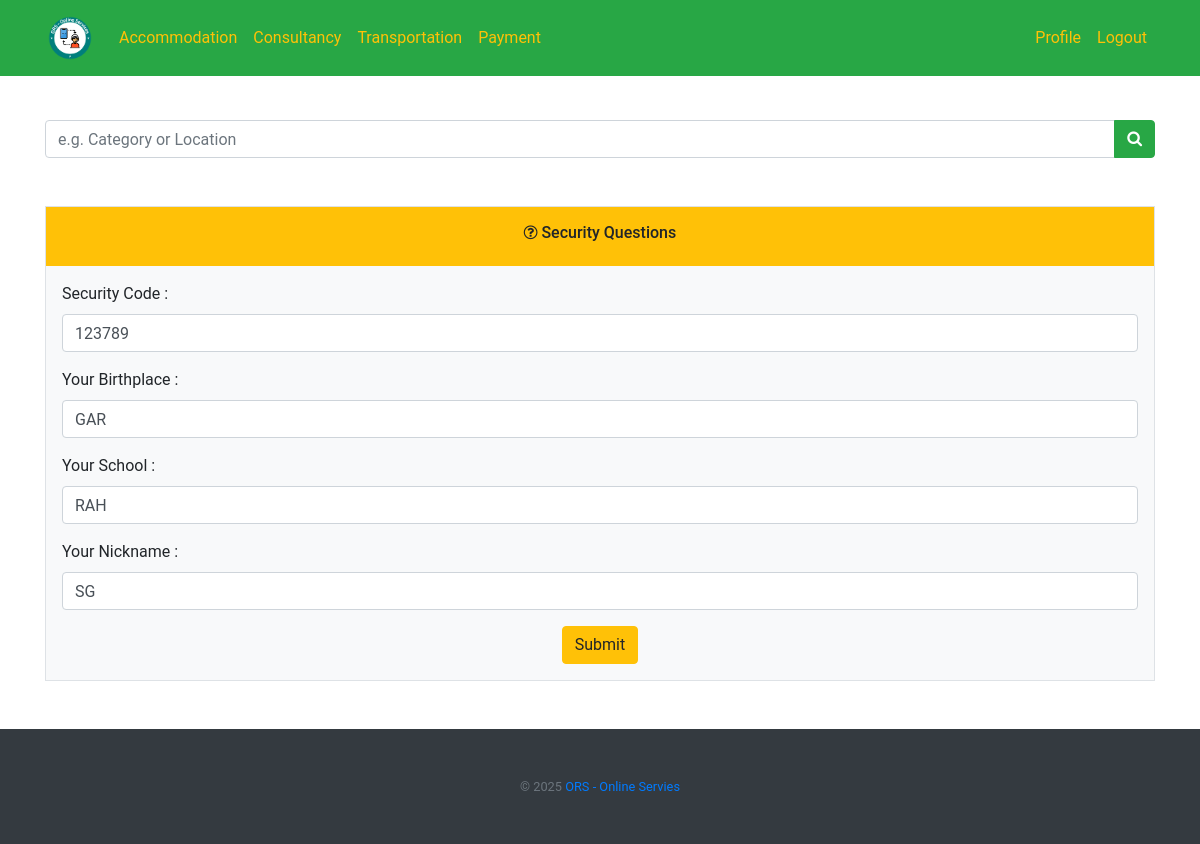
Screenshot of /questions (signed in) with the database file from the repository.
### tables this page shows
CREATE TABLE security (id INTEGER NOT NULL, user INTEGER NOT NULL UNIQUE, code TEXT NOT NULL, one TEXT NOT NULL, two TEXT NOT NULL, three TEXT NOT NULL, PRIMARY KEY(id), FOREIGN KEY(user) REFERENCES users(id));

### application.py (the view)
@app.route("/questions", methods=["GET", "POST"])
@login_required
def questions():
    user = session["user_id"]
    security = db.execute("SELECT * FROM security WHERE user = ?", user)[0]
    if request.method == "POST":
        code = request.form.get("code")
        one = request.form.get("one")
        two = request.form.get("two")
        three = request.form.get("three")
        db.execute("UPDATE security SET code = ?, one = ?, two = ?, three = ? WHERE user = ?",
                   code, one, two, three, user)
        flash("Security questions are updated!")
        return redirect("/profile")
    else:
        return render_template("questions.html", security=security)

### application.py (called while the page is built)
@app.after_request
def after_request(response):
    response.headers["Cache-Control"] = "no-cache, no-store, must-revalidate"
    response.headers["Expires"] = 0
    response.headers["Pragma"] = "no-cache"
    return response

### helpers.py (called while the page is built)
def login_required(f):
    @wraps(f)
    def decorated_function(*args, **kwargs):
        if session.get("user_id") is None:
            return redirect("/login")
        return f(*args, **kwargs)
    return decorated_function

### templates/questions.html (shortened to what this page needs)
{% extends "layout.html" %}
{% block main %}
    <div class="text-left bg-light border">
        <div class="text-center bg-warning p-3">
            <h6><i class="fa fa-question-circle-o"></i> Security Questions</h6>
        </div>
        <div class="container p-3">
            <form action="/questions" method="post">
                <label for="code">Security Code :</label>
                <div class="form-group">
                    <input id="code" class="form-control" name="code" type="text" placeholder="123456" pattern="[0-9]{6}" required title="Digits are allowed only." value="{{ security.code }}">
                </div>
                <label for="one">Your Birthplace :</label>
                <div class="form-group">
                    <input id="one" class="form-control" name="one" type="text" placeholder="XYZ (last three letters)" pattern="[A-Z]{3}" required title="Capital letters are allowed only." value="{{ security.one }}">
                </div>
                <label for="two">Your School :</label>
                <div class="form-group">
                    <input id="two" class="form-control" name="two" type="text" placeholder="ABC (first three letters)" pattern="[A-Z]{3}" required title="Capital letters are allowed only." value="{{ security.two }}">
                </div>
                <label for="three">Your Nickname :</label>
                <div class="form-group">
                    <input id="three" class="form-control" name="three" type="text" placeholder="AZ (first & last letters)" pattern="[A-Z]{2}" required title="Capital letters are allowed only." value="{{ security.three }}">
                </div>
                <div class="text-center">
                    <button class="btn btn-warning" type="submit">Submit</button>
                </div>
            </form>
        </div>
    </div>
{% endblock %}

### static/styles.css (style rules this page uses)
body { font-family: 'Roboto'; }

### rows the page displays
security: code "123789", one "GAR", two "RAH", three "SG"
